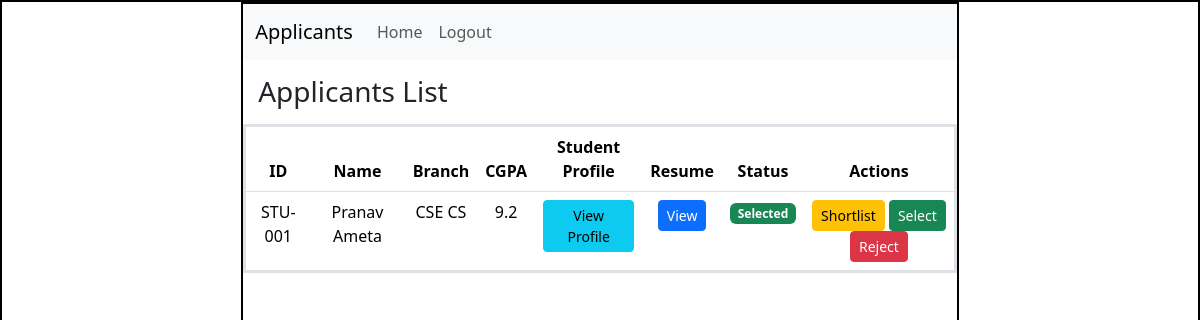
/drive/1/applicants, run on the app's committed database.
### application/models.py (models this page shows)
class Application(db.Model):
    __tablename__ = "application"
    id = db.Column(db.Integer(), primary_key=True)
    student_id = db.Column(db.Integer(), db.ForeignKey('user.id'), nullable=False)
    drive_id = db.Column(db.Integer(), db.ForeignKey('placement_drive.id'), nullable=False)
    date = db.Column(db.String(), nullable=False)
    status = db.Column(db.String(), nullable=False, default='applied')

class StudentProfile(db.Model):
    __tablename__ = "student_profile"
    id = db.Column(db.Integer(), primary_key=True)
    user_id = db.Column(db.Integer(), db.ForeignKey('user.id'))
    name = db.Column(db.String())
    cgpa = db.Column(db.Float())
    roll_no = db.Column(db.String())
    contact_no = db.Column(db.String())
    branch = db.Column(db.String())
    summary = db.Column(db.String())
    skills = db.Column(db.String())
    resume = db.Column(db.String())

### application/controllers.py (the view)
@app.route("/drive/<int:drive_id>/applicants")
def view_applicants(drive_id):
    apps = Application.query.filter_by(drive_id=drive_id).all()
    users = {u.id: u for u in User.query.all()}
    profiles = {p.user_id: p for p in StudentProfile.query.all()}
    return render_template(
        "applicants.html",
        apps=apps,
        users=users,
        profiles=profiles
    )

### templates/applicants.html (shortened to what this page needs)
<!DOCTYPE html>
<html lang="en">
<head>
    <link rel="stylesheet" href="/static/style.css">
    <link href="https://cdn.jsdelivr.net/npm/bootstrap@5.3.8/dist/css/bootstrap.min.css" rel="stylesheet">
</head>
<body>
    <div id="main">
        <div id="canvas">
            <nav class="navbar navbar-expand-lg bg-body-tertiary">
                <div class="container-fluid">
                    <a class="navbar-brand">Applicants</a>
                    <div class="collapse navbar-collapse">
                        <ul class="navbar-nav me-auto">
                            <li class="nav-item">
                                <a class="nav-link" href="/company/dashboard">Home</a>
                            </li>
                            <li class="nav-item">
                                <a class="nav-link" href="/logout">Logout</a>
                            </li>
                        </ul>
                    </div>
                </div>
            </nav>
            <div id="content">
                <h3 class="headings">Applicants List</h3>
                <table class="table text-center border border-3">
                    <thead>
                        <tr>
                            <th>ID</th>
                            <th>Name</th>
                            <th>Branch</th>
                            <th>CGPA</th>
                            <th>Student Profile</th>
                            <th>Resume</th>
                            <th>Status</th>
                            <th>Actions</th>
                        </tr>
                    </thead>
                    <tbody>
                        {% for app in apps %}
                        <tr>
                            <td>STU-{{ "%03d"|format(app.student_id - 1) }}</td>
                            <td>{{ profiles[app.student_id].name or users[app.student_id].username }}</td>
                            <td>{{ profiles[app.student_id].branch }}</td>
                            <td>{{ profiles[app.student_id].cgpa }}</td>
                            <td>
                                <a href="/student/profile/{{ users[app.student_id].id }}"
                                    class="btn btn-info btn-sm">View Profile</a>
                            </td>
                            <td>
                                    {% if profiles[app.student_id].resume %}
                                        <a href="/static/resumes/{{ profiles[app.student_id].resume }}"
                                        target="_blank"
                                        class="btn btn-sm btn-primary">
                                            View</a>
                                    {% else %}
                                        Not Uploaded
                                    {% endif %}
                            </td>
                            <td>
                                {% if app.status == "applied" %}
                                    <span class="badge bg-secondary">Applied</span>
                                {% elif app.status == "shortlisted" %}
                                    <span class="badge bg-warning">Shortlisted</span>
                                {% elif app.status == "selected" %}
                                    <span class="badge bg-success">Selected</span>
                                {% elif app.status == "rejected" %}
                                    <span class="badge bg-danger">Rejected</span>
                                {% endif %}
                            </td>
                            <td>
                                <a href="/update_status/{{ app.id }}/shortlisted"
                                   class="btn btn-warning btn-sm">Shortlist</a>
                                <a href="/update_status/{{ app.id }}/selected"
                                   class="btn btn-success btn-sm">Select</a>
                                <a href="/update_status/{{ app.id }}/rejected"
                                   class="btn btn-danger btn-sm">Reject</a>
                            </td>
                        </tr>
                        {% endfor %}
                    </tbody>
                </table>
            </div>
        </div>
    </div>
</body>
</html>

### static/style.css (style rules this page uses)
* { margin:0px; }
#main, #canvas { border: 2px solid black; }
#canvas { width:60%; height:780px; margin:auto; }
.headings { margin: 10px; padding: 5px; margin-top: 10px; }

### data on the page
Application: student_id "001", student.cgpa "9.2", status "Selected"
StudentProfile: name "Pranav Ameta", branch "CSE CS"
